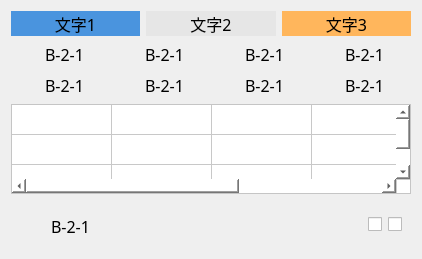
      <widget class="QWidget" name="verLayWidget11" native="true">
       <property name="enabled">
        <bool>true</bool>
       </property>
       <layout class="QVBoxLayout" name="verticalLayout_23">
        <item>
         <layout class="QHBoxLayout" name="horizontalLayout_199">
          <item>
           <widget class="QLabel" name="label_101">
            <property name="minimumSize">
             <size>
              <width>0</width>
              <height>25</height>
             </size>
            </property>
            <property name="maximumSize">
             <size>
              <width>16777215</width>
              <height>25</height>
             </size>
            </property>
            <property name="font">
             <font>
              <family>黑体</family>
              <pointsize>12</pointsize>
             </font>
            </property>
            <property name="autoFillBackground">
             <bool>false</bool>
            </property>
            <property name="styleSheet">
             <string notr="true">background-color: rgb(74, 148, 222);</string>
            </property>
            <property name="text">
             <string>文字1</string>
            </property>
            <property name="alignment">
             <set>Qt::AlignCenter</set>
            </property>
           </widget>
          </item>
          <item>
           <widget class="QLabel" name="label_102">
            <property name="minimumSize">
             <size>
              <width>0</width>
              <height>25</height>
             </size>
            </property>
            <property name="maximumSize">
             <size>
              <width>16777215</width>
              <height>25</height>
             </size>
            </property>
            <property name="font">
             <font>
              <family>黑体</family>
              <pointsize>12</pointsize>
             </font>
            </property>
            <property name="autoFillBackground">
             <bool>false</bool>
            </property>
            <property name="styleSheet">
             <string notr="true">background-color: rgb(230, 230, 230);</string>
            </property>
            <property name="text">
             <string>文字2</string>
            </property>
            <property name="alignment">
             <set>Qt::AlignCenter</set>
            </property>
           </widget>
          </item>
          <item>
           <widget class="QLabel" name="label_103">
            <property name="minimumSize">
             <size>
              <width>0</width>
              <height>25</height>
             </size>
            </property>
            <property name="maximumSize">
             <size>
              <width>16777215</width>
              <height>25</height>
             </size>
            </property>
            <property name="font">
             <font>
              <family>黑体</family>
              <pointsize>12</pointsize>
             </font>
            </property>
            <property name="autoFillBackground">
             <bool>false</bool>
            </property>
            <property name="styleSheet">
             <string notr="true">background-color: rgb(255, 182, 92);</string>
            </property>
            <property name="text">
             <string>文字3</string>
            </property>
            <property name="alignment">
             <set>Qt::AlignCenter</set>
            </property>
           </widget>
          </item>
         </layout>
        </item>
        <item>
         <layout class="QHBoxLayout" name="horizontalLayout_200">
          <item>
           <layout class="QHBoxLayout" name="horizontalLayout_201">
            <item>
             <widget class="QLabel" name="label">
              <property name="minimumSize">
               <size>
                <width>25</width>
                <height>25</height>
               </size>
              </property>
              <property name="maximumSize">
               <size>
                <width>25</width>
                <height>25</height>
               </size>
              </property>
              <property name="styleSheet">
               <string notr="true">border-image: url(:/img/false.png);</string>
              </property>
              <property name="text">
               <string/>
              </property>
             </widget>
            </item>
            <item>
             <widget class="QLabel" name="label1_137">
              <property name="minimumSize">
               <size>
                <width>60</width>
                <height>25</height>
               </size>
              </property>
              <property name="maximumSize">
               <size>
                <width>60</width>
                <height>25</height>
               </size>
              </property>
              <property name="font">
               <font>
                <family>黑体</family>
                <pointsize>12</pointsize>
               </font>
              </property>
              <property name="text">
               <string>B-2-1</string>
              </property>
             </widget>
            </item>
           </layout>
          </item>
          <item>
           <layout class="QHBoxLayout" name="horizontalLayout_202">
            <item>
             <widget class="QLabel" name="label_56">
              <property name="minimumSize">
               <size>
                <width>25</width>
                <height>25</height>
               </size>
              </property>
              <property name="maximumSize">
               <size>
                <width>25</width>
                <height>25</height>
               </size>
              </property>
              <property name="styleSheet">
               <string notr="true">border-image: url(:/img/false.png);</string>
              </property>
              <property name="text">
               <string/>
              </property>
             </widget>
            </item>
            <item>
             <widget class="QLabel" name="label1_138">
              <property name="minimumSize">
               <size>
                <width>60</width>
                <height>25</height>
               </size>
              </property>
              <property name="maximumSize">
               <size>
                <width>60</width>
                <height>25</height>
               </size>
              </property>
              <property name="font">
               <font>
                <family>黑体</family>
                <pointsize>12</pointsize>
               </font>
              </property>
              <property name="text">
               <string>B-2-1</string>
              </property>
             </widget>
            </item>
           </layout>
          </item>
          <item>
           <layout class="QHBoxLayout" name="horizontalLayout_203">
            <item>
             <widget class="QLabel" name="label_57">
              <property name="minimumSize">
               <size>
                <width>25</width>
                <height>25</height>
               </size>
              </property>
              <property name="maximumSize">
               <size>
                <width>25</width>
                <height>25</height>
               </size>
              </property>
              <property name="styleSheet">
               <string notr="true">border-image: url(:/img/false.png);</string>
              </property>
              <property name="text">
               <string/>
              </property>
             </widget>
            </item>
            <item>
             <widget class="QLabel" name="label1_139">
              <property name="minimumSize">
               <size>
                <width>60</width>
                <height>25</height>
               </size>
              </property>
              <property name="maximumSize">
               <size>
                <width>60</width>
                <height>25</height>
               </size>
              </property>
              <property name="font">
               <font>
                <family>黑体</family>
                <pointsize>12</pointsize>
               </font>
              </property>
              <property name="text">
               <string>B-2-1</string>
              </property>
             </widget>
            </item>
           </layout>
          </item>
          <item>
           <layout class="QHBoxLayout" name="horizontalLayout_204">
            <item>
             <widget class="QLabel" name="label_61">
              <property name="minimumSize">
               <size>
                <width>25</width>
                <height>25</height>
               </size>
              </property>
              <property name="maximumSize">
               <size>
                <width>25</width>
                <height>25</height>
               </size>
              </property>
              <property name="styleSheet">
               <string notr="true">border-image: url(:/img/false.png);</string>
              </property>
              <property name="text">
               <string/>
              </property>
             </widget>
            </item>
            <item>
             <widget class="QLabel" name="label1_140">
              <property name="minimumSize">
               <size>
                <width>60</width>
                <height>25</height>
               </size>
              </property>
              <property name="maximumSize">
               <size>
                <width>60</width>
                <height>25</height>
               </size>
              </property>
              <property name="font">
               <font>
                <family>黑体</family>
                <pointsize>12</pointsize>
               </font>
              </property>
              <property name="text">
               <string>B-2-1</string>
              </property>
             </widget>
            </item>
           </layout>
          </item>
         </layout>
        </item>
        <item>
         <layout class="QHBoxLayout" name="horizontalLayout_205">
          <item>
           <layout class="QHBoxLayout" name="horizontalLayout_206">
            <item>
             <widget class="QLabel" name="label_105">
              <property name="minimumSize">
               <size>
                <width>25</width>
                <height>25</height>
               </size>
              </property>
              <property name="maximumSize">
               <size>
                <width>25</width>
                <height>25</height>
               </size>
              </property>
              <property name="text">
               <string/>
              </property>
             </widget>
            </item>
            <item>
             <widget class="QLabel" name="label1_141">
              <property name="minimumSize">
               <size>
                <width>60</width>
                <height>25</height>
               </size>
              </property>
              <property name="maximumSize">
               <size>
                <width>60</width>
                <height>25</height>
               </size>
              </property>
              <property name="font">
               <font>
                <family>黑体</family>
                <pointsize>12</pointsize>
               </font>
              </property>
              <property name="text">
               <string>B-2-1</string>
              </property>
             </widget>
            </item>
           </layout>
          </item>
          <item>
           <layout class="QHBoxLayout" name="horizontalLayout_207">
            <item>
             <widget class="QLabel" name="label_62">
              <property name="minimumSize">
               <size>
                <width>25</width>
                <height>25</height>
               </size>
              </property>
              <property name="maximumSize">
               <size>
                <width>25</width>
                <height>25</height>
               </size>
              </property>
              <property name="styleSheet">
               <string notr="true">border-image: url(:/img/false.png);</string>
              </property>
              <property name="text">
               <string/>
              </property>
             </widget>
            </item>
            <item>
             <widget class="QLabel" name="label1_142">
              <property name="minimumSize">
               <size>
                <width>60</width>
                <height>25</height>
               </size>
              </property>
              <property name="maximumSize">
               <size>
                <width>60</width>
                <height>25</height>
               </size>
              </property>
              <property name="font">
               <font>
                <family>黑体</family>
                <pointsize>12</pointsize>
               </font>
              </property>
              <property name="text">
               <string>B-2-1</string>
              </property>
             </widget>
            </item>
           </layout>
          </item>
          <item>
           <layout class="QHBoxLayout" name="horizontalLayout_208">
            <item>
             <widget class="QLabel" name="label_63">
              <property name="minimumSize">
               <size>
                <width>25</width>
                <height>25</height>
               </size>
              </property>
              <property name="maximumSize">
               <size>
                <width>25</width>
                <height>25</height>
               </size>
              </property>
              <property name="styleSheet">
               <string notr="true">border-image: url(:/img/false.png);</string>
              </property>
              <property name="text">
               <string/>
              </property>
             </widget>
            </item>
            <item>
             <widget class="QLabel" name="label1_143">
              <property name="minimumSize">
               <size>
                <width>60</width>
                <height>25</height>
               </size>
              </property>
              <property name="maximumSize">
               <size>
                <width>60</width>
                <height>25</height>
               </size>
              </property>
              <property name="font">
               <font>
                <family>黑体</family>
                <pointsize>12</pointsize>
               </font>
              </property>
              <property name="text">
               <string>B-2-1</string>
              </property>
             </widget>
            </item>
           </layout>
          </item>
          <item>
           <layout class="QHBoxLayout" name="horizontalLayout_209">
            <item>
             <widget class="QLabel" name="label_58">
              <property name="minimumSize">
               <size>
                <width>25</width>
                <height>25</height>
               </size>
              </property>
              <property name="maximumSize">
               <size>
                <width>25</width>
                <height>25</height>
               </size>
              </property>
              <property name="styleSheet">
               <string notr="true">border-image: url(:/img/false.png);</string>
              </property>
              <property name="text">
               <string/>
              </property>
             </widget>
            </item>
            <item>
             <widget class="QLabel" name="label1_144">
              <property name="minimumSize">
               <size>
                <width>60</width>
                <height>25</height>
               </size>
              </property>
              <property name="maximumSize">
               <size>
                <width>60</width>
                <height>25</height>
               </size>
              </property>
              <property name="font">
               <font>
                <family>黑体</family>
                <pointsize>12</pointsize>
               </font>
              </property>
              <property name="text">
               <string>B-2-1</string>
              </property>
             </widget>
            </item>
           </layout>
          </item>
         </layout>
        </item>
        <item>
         <widget class="QTableWidget" name="tableWidget11">
          <property name="minimumSize">
           <size>
            <width>400</width>
            <height>90</height>
           </size>
          </property>
          <property name="maximumSize">
           <size>
            <width>400</width>
            <height>90</height>
           </size>
          </property>
          <property name="font">
           <font>
            <family>黑体</family>
            <pointsize>11</pointsize>
           </font>
          </property>
          <property name="autoFillBackground">
           <bool>false</bool>
          </property>
          <property name="styleSheet">
           <string notr="true">gridline-color: rgb(200, 200, 200);
background-color: rgb(255, 255, 255);
</string>
          </property>
          <property name="dragDropOverwriteMode">
           <bool>true</bool>
          </property>
          <property name="selectionMode">
           <enum>QAbstractItemView::NoSelection</enum>
          </property>
          <property name="showGrid">
           <bool>true</bool>
          </property>
          <property name="gridStyle">
           <enum>Qt::SolidLine</enum>
          </property>
          <property name="sortingEnabled">
           <bool>false</bool>
          </property>
          <property name="wordWrap">
           <bool>true</bool>
          </property>
          <property name="cornerButtonEnabled">
           <bool>true</bool>
          </property>
          <property name="rowCount">
           <number>3</number>
          </property>
          <property name="columnCount">
           <number>5</number>
          </property>
          <attribute name="horizontalHeaderVisible">
           <bool>false</bool>
          </attribute>
          <attribute name="horizontalHeaderCascadingSectionResizes">
           <bool>false</bool>
          </attribute>
          <attribute name="horizontalHeaderHighlightSections">
           <bool>true</bool>
          </attribute>
          <attribute name="horizontalHeaderShowSortIndicator" stdset="0">
           <bool>false</bool>
          </attribute>
          <attribute name="horizontalHeaderStretchLastSection">
           <bool>true</bool>
          </attribute>
          <attribute name="verticalHeaderVisible">
           <bool>false</bool>
          </attribute>
          <attribute name="verticalHeaderCascadingSectionResizes">
           <bool>false</bool>
          </attribute>
          <attribute name="verticalHeaderHighlightSections">
           <bool>true</bool>
          </attribute>
          <attribute name="verticalHeaderShowSortIndicator" stdset="0">
           <bool>false</bool>
          </attribute>
          <attribute name="verticalHeaderStretchLastSection">
           <bool>true</bool>
          </attribute>
          <row>
           <property name="text">
            <string>新建行</string>
           </property>
           <property name="font">
            <font>
             <family>Agency FB</family>
             <pointsize>11</pointsize>
            </font>
           </property>
          </row>
          <row>
           <property name="text">
            <string>新建行</string>
           </property>
           <property name="font">
            <font>
             <family>Agency FB</family>
             <pointsize>11</pointsize>
            </font>
           </property>
          </row>
          <row/>
          <column>
           <property name="text">
            <string>新建列</string>
           </property>
           <property name="font">
            <font>
             <pointsize>11</pointsize>
            </font>
           </property>
           <property name="foreground">
            <brush brushstyle="SolidPattern">
             <color alpha="255">
              <red>0</red>
              <green>0</green>
              <blue>0</blue>
             </color>
            </brush>
           </property>
          </column>
          <column>
           <property name="text">
            <string>新建列</string>
           </property>
           <property name="font">
            <font>
             <pointsize>11</pointsize>
            </font>
           </property>
          </column>
          <column>
           <property name="text">
            <string>新建列</string>
           </property>
           <property name="font">
            <font>
             <family>Agency FB</family>
             <pointsize>11</pointsize>
            </font>
           </property>
          </column>
          <column>
           <property name="text">
            <string>新建列</string>
           </property>
           <property name="font">
            <font>
             <family>Agency FB</family>
             <pointsize>11</pointsize>
            </font>
           </property>
          </column>
          <column/>
          <item row="0" column="0">
           <property name="text">
            <string/>
           </property>
           <property name="font">
            <font>
             <pointsize>11</pointsize>
            </font>
           </property>
          </item>
         </widget>
        </item>
        <item>
         <widget class="QWidget" name="" native="true">
          <layout class="QHBoxLayout" name="horizontalLayout_211">
           <item>
            <widget class="QLabel" name="label_59">
             <property name="minimumSize">
              <size>
               <width>25</width>
               <height>25</height>
              </size>
             </property>
             <property name="maximumSize">
              <size>
               <width>25</width>
               <height>25</height>
              </size>
             </property>
             <property name="styleSheet">
              <string notr="true">border-image: url(:/img/false.png);</string>
             </property>
             <property name="text">
              <string/>
             </property>
            </widget>
           </item>
           <item>
            <widget class="QLabel" name="label1_145">
             <property name="minimumSize">
              <size>
               <width>60</width>
               <height>30</height>
              </size>
             </property>
             <property name="maximumSize">
              <size>
               <width>60</width>
               <height>25</height>
              </size>
             </property>
             <property name="font">
              <font>
               <family>黑体</family>
               <pointsize>12</pointsize>
              </font>
             </property>
             <property name="text">
              <string>B-2-1</string>
             </property>
            </widget>
           </item>
           <item>
            <spacer name="horizontalSpacer_49">
             <property name="orientation">
              <enum>Qt::Horizontal</enum>
             </property>
             <property name="sizeHint" stdset="0">
              <size>
               <width>40</width>
               <height>20</height>
              </size>
             </property>
            </spacer>
           </item>
           <item>
            <widget class="QCheckBox" name="checkBox_31">
             <property name="maximumSize">
              <size>
               <width>16777215</width>
               <height>30</height>
              </size>
             </property>
             <property name="styleSheet">
              <string notr="true">QCheckBox::indicator:unchecked {
width:80px;height:25px; image:url(:/img/Off.png);
}
QCheckBox::indicator:checked {
width:80px;height:25px; image:url(:/img/On.png);
}</string>
             </property>
             <property name="text">
              <string/>
             </property>
            </widget>
           </item>
           <item>
            <widget class="QCheckBox" name="checkBox_32">
             <property name="maximumSize">
              <size>
               <width>16777215</width>
               <height>30</height>
              </size>
             </property>
             <property name="styleSheet">
              <string notr="true">QCheckBox::indicator:unchecked {
width:80px;height:25px; image:url(:/img/Off.png);
}
QCheckBox::indicator:checked {
width:80px;height:25px; image:url(:/img/On.png);
}</string>
             </property>
             <property name="text">
              <string/>
             </property>
            </widget>
           </item>
          </layout>
         </widget>
        </item>
       </layout>
      </widget>
